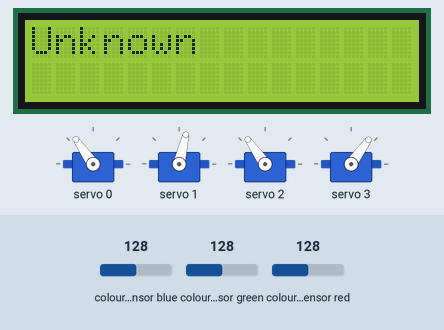
This sketch was run on a simulated Arduino Uno, built with avr-gcc and run on an emulated ATmega328P. Parts: 16×2 character LCD, 4 × servo. The inputs (shaded band) are chosen by the test bench; at power-on: colour sensor blue 128, colour sensor green 128, colour sensor red 128. What the sketch prints to the serial monitor is not drawn.

Above: at 2.1 s.
2.2 s: colour sensor blue set to 132
At 6.02 s:
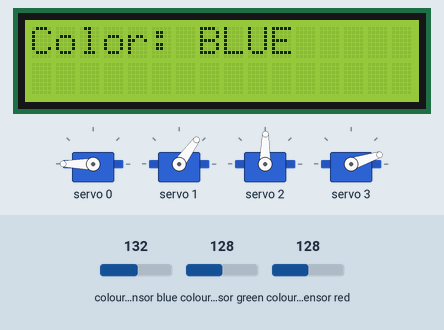
At 8.2 s:
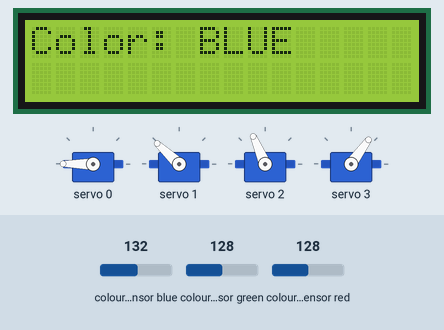
8.3 s: colour sensor green set to 191
At 11.0 s:
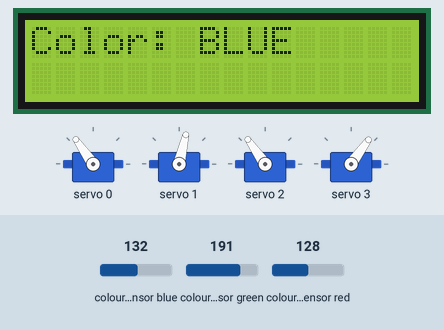
11.2 s: colour sensor red set to 150
15.1 s: colour sensor red set to 159
17.5 s: colour sensor green set to 109
20.6 s: colour sensor green set to 104
At 22.9 s:
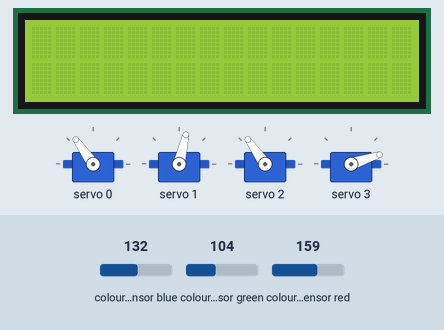
Timing chart, 0 to 28.2 s (numbered marks = the images above; inputs shaded):
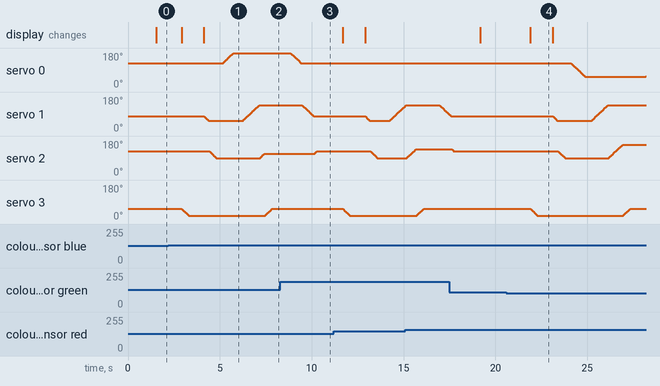

Measured:
- the behaviour switches between 128 and 129 on colour sensor blue (found by bisection; images 0 and 1)
- the behaviour switches between 107 and 106 on colour sensor green (found by bisection; images 3 and 4)
- after the input at 2.2 s, servo 0: moves from 125° to 180° over 0.59 s, starting after 3.0 s; the display: first changes after 0.71 s (image 1 shows a later state)
- after the input at 20.6 s, the display: changes after 1.3 s (image 4)

The sketch:

ROBOTIC_ARM_COLOR_SORTING.ino
```cpp
#include <Wire.h>
#include <Adafruit_PWMServoDriver.h>
#include "Adafruit_TCS34725.h"
#include <LiquidCrystal_I2C.h>

// ---------------- PCA9685 ----------------
Adafruit_PWMServoDriver pca = Adafruit_PWMServoDriver(0x40);

// ---------------- LCD ----------------
LiquidCrystal_I2C lcd(0x27, 16, 2);

// ---------------- COLOR SENSOR ----------------
Adafruit_TCS34725 tcs = Adafruit_TCS34725(
  TCS34725_INTEGRATIONTIME_154MS,
  TCS34725_GAIN_16X
);

// ---------------- CHANNELS ----------------
#define BASE 0
#define SHOULDER 1
#define WRIST 2
#define GRIPPER 3

// ---------------- PWM ----------------
#define SERVOMIN 150
#define SERVOMAX 600

// ---------------- POSITIONS ----------------
int basePos = 90;
int shoulderPos = 50;
int wristPos = 90;
int gripperPos = 30;

// ---------------- CONVERT ----------------
int angleToPulse(int angle) {
  return map(angle, 0, 180, SERVOMIN, SERVOMAX);
}

// ---------------- SMOOTH MOVE ----------------
void smoothMove(int ch, int &cur, int target) {

  int stepDelay = 25;
  int stepSize  = 2;

  if (cur < target) {
    for (int i = cur; i <= target; i += stepSize) {
      pca.setPWM(ch, 0, angleToPulse(i));
      delay(stepDelay);
    }
  } else {
    for (int i = cur; i >= target; i -= stepSize) {
      pca.setPWM(ch, 0, angleToPulse(i));
      delay(stepDelay);
    }
  }

  pca.setPWM(ch, 0, angleToPulse(target));
  cur = target;
}

// ---------------- SETUP ----------------
void setup() {
  Serial.begin(9600);

  pca.begin();
  pca.setPWMFreq(50);

  lcd.init();
  lcd.backlight();

  if (!tcs.begin()) {
    lcd.setCursor(0,0);
    lcd.print("Sensor Error");
    while (1);
  }

  lcd.setCursor(0,0);
  lcd.print("System Ready");

  goToCenter();
}

// ---------------- LOOP ----------------
void loop() {

  goToCenter();
  delay(1200);

  uint16_t r,g,b,c;
  tcs.getRawData(&r,&g,&b,&c);

  Serial.print("R: "); Serial.print(r);
  Serial.print(" G: "); Serial.print(g);
  Serial.print(" B: "); Serial.print(b);
  Serial.print(" C: "); Serial.println(c);

  lcd.clear();

  // ---------------- OBJECT DETECTION ----------------
  if (c < 80) {
    lcd.setCursor(0,0);
    lcd.print("No Object");
    return;
  }

  // ---------------- NORMALIZED COLOR ----------------
  float sum = r + g + b;
  float rn = r / sum;
  float gn = g / sum;
  float bn = b / sum;

  bool isRed   = (rn > gn && rn > bn && rn > 0.40);
  bool isGreen = (gn > rn && gn > bn && gn > 0.40);
  bool isBlue  = (bn > rn && bn > gn && bn > 0.20);

  if (!isRed && !isGreen && !isBlue) {
    lcd.setCursor(0,0);
    lcd.print("Unknown");
    return;
  }

  // ---------------- PICK ----------------
  gripObject();

  // ---------------- SORT ----------------
  if (isRed) {
    lcd.setCursor(0,0);
    lcd.print("Color: RED");
    moveToBin(30,100,120);
  }

  else if (isGreen) {
    lcd.setCursor(0,0);
    lcd.print("Color: GREEN");
    moveToBin(90,100,100);
  }

  else if (isBlue) {
    lcd.setCursor(0,0);
    lcd.print("Color: BLUE");
    moveToBin(150,100,80);
  }

  // ---------------- DROP ----------------
  releaseObject();

  // ---------------- RETURN ----------------
  goToCenter();
}

// ---------------- CENTER ----------------
void goToCenter() {
  smoothMove(BASE, basePos, 90);
  smoothMove(SHOULDER, shoulderPos, 50);
  smoothMove(WRIST, wristPos, 90);
  smoothMove(GRIPPER, gripperPos, 30);
}

// ---------------- GRIP ----------------
void gripObject() {
  smoothMove(GRIPPER, gripperPos, 0);
  delay(800);
}

// ---------------- RELEASE ----------------
void releaseObject() {
  smoothMove(GRIPPER, gripperPos, 30);
  delay(800);
}

// ---------------- MOVE WITH LIFT FIRST ----------------
void moveToBin(int b, int s, int w) {

  // 🔼 STEP 1: LIFT FIRST (avoid hitting sensor)
  smoothMove(SHOULDER, shoulderPos, 30);
  smoothMove(WRIST, wristPos, 60);
  delay(300);

  // 🔁 STEP 2: ROTATE BASE
  smoothMove(BASE, basePos, b);
  delay(300);

  // 🔽 STEP 3: LOWER TO BIN
  smoothMove(SHOULDER, shoulderPos, s);
  smoothMove(WRIST, wristPos, w);
}
```
